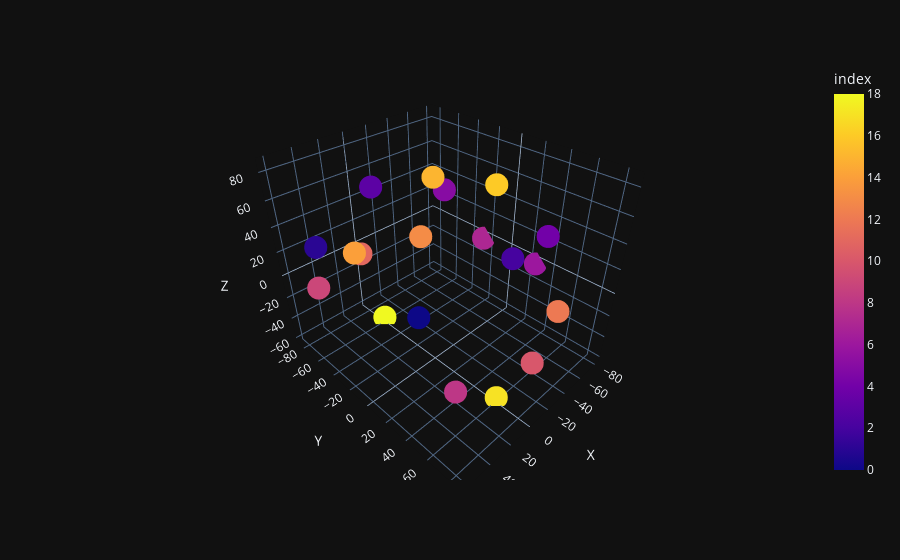

Write notebook code for a chart like this one.
### Code cell
# BESA map: +X is nose, +Y is left, +Z is up according to <https://eeglab.org/tutorials/ConceptsGuide/coordinateSystem.html>
eeg_electrode_locations_df = pd.DataFrame(
    eeg_electrode_locations, columns=["X", "Y", "Z"]
)
# By eye: ["F3", "F4", "C3", "C4", "P3", "P4", "O1", "O2", "F7", "F8", "T7", "T8", "P7", "P8", "FZ", "CZ", "PZ", "LPA", "RPA"]
_labels = (
    nixfile.blocks["Data_Subject_01_Session_01"]
    .groups["Scalp EEG data"]
    .data_arrays["Scalp_EEG_Data_Trial_01"]
    .dimensions[0]
    .labels
)
eeg_electrode_locations_df.insert(3, "location", _labels)
print(eeg_electrode_locations_df.to_string())
fig = px.scatter_3d(
    eeg_electrode_locations_df,
    x="X",
    y="Y",
    z="Z",
    color=eeg_electrode_locations_df.index,
)
fig.show()

### Figure 1 — Plotly figure (JSON) as saved in the notebook; plotly's stock layout.template omitted (floating-point values rounded to 4 significant figures)
{"data": [{"hovertemplate": "X=%{x}<br>Y=%{y}<br>Z=%{z}<br>index=%{marker.color}<extra></extra>", "legendgroup": "", "marker": {"color": [0, 1, 2, 3, 4, 5, 6, 7, 8, 9, 10, 11, 12, 13, 14, 15, 16, 17, 18], "coloraxis": "coloraxis", "symbol": "circle"}, "mode": "markers", "name": "", "scene": "scene", "showlegend": false, "x": [57.55, 57.58, 3.868e-15, 3.868e-15, -57.55, -57.58, -80.78, -80.78, 49.87, 49.93, 5.176e-15, 5.176e-15, -49.87, -49.93, 60.74, 5.205e-15, -60.74, 3.68e-15, 3.68e-15], "y": [48.2, -48.14, 63.17, -63.17, 48.2, -48.14, 26.13, -26.13, 68.42, -68.38, 84.54, -84.54, 68.42, -68.38, -0.0, -0.0, -7.438e-15, 60.1, -60.1], "z": [39.87, 39.89, 56.87, 56.88, 39.87, 39.89, -4.001, -4.001, -7.49, -7.485, -8.845, -8.845, -7.49, -7.485, 59.46, 85.0, 59.46, -60.1, -60.1], "type": "scatter3d"}], "layout": {"scene": {"domain": {"x": [0.0, 1.0], "y": [0.0, 1.0]}, "xaxis": {"title": {"text": "X"}}, "yaxis": {"title": {"text": "Y"}}, "zaxis": {"title": {"text": "Z"}}}, "coloraxis": {"colorbar": {"title": {"text": "index"}}, "colorscale": [[0.0, "#0d0887"], [0.1111, "#46039f"], [0.2222, "#7201a8"], [0.3333, "#9c179e"], [0.4444, "#bd3786"], [0.5556, "#d8576b"], [0.6667, "#ed7953"], [0.7778, "#fb9f3a"], [0.8889, "#fdca26"], [1.0, "#f0f921"]]}, "legend": {"tracegroupgap": 0}, "margin": {"t": 60}}}
